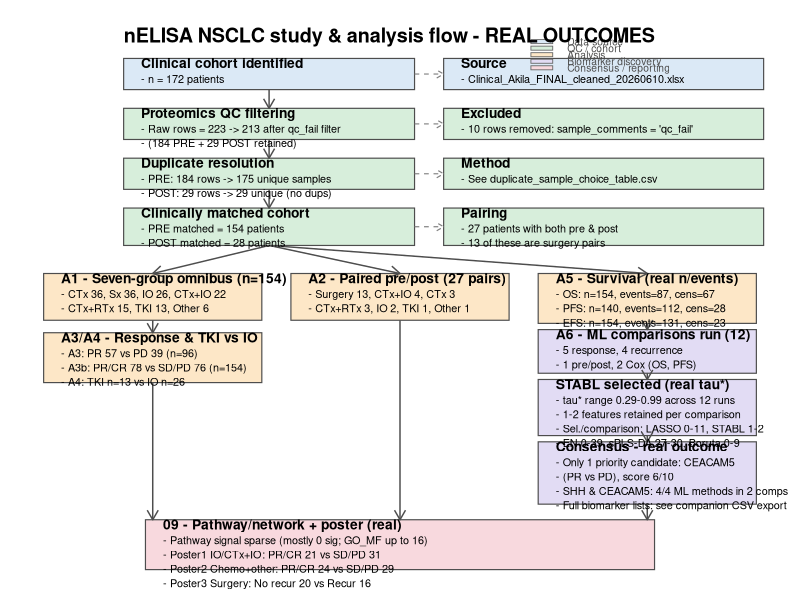

This chart was generated by the following R code:
library(ggplot2)
library(grid)

# ---- EDIT FOR YOUR MACHINE --------------------------------------------------
PROJECT_DIR <- "C:/Users/uqamudiy/OneDrive - The University of Queensland/Documents/Nomic_Lung_CA"
OUTPUT_PDF  <- file.path(PROJECT_DIR, "figures", "00_overview", "00_prisma_pipeline_flow_real.pdf")
# -----------------------------------------------------------------------------

dir.create(dirname(OUTPUT_PDF), recursive = TRUE, showWarnings = FALSE)

PAGE_W <- 100
PAGE_H <- 350
TITLE_H <- 6
PAD <- 2.4
LINE_H <- 4.3

FILL_PALETTE <- c(
  source    = "#dbe9f6",
  qc        = "#d7eedb",
  analysis  = "#fde7c7",
  biomarker = "#e2dcf4",
  consensus = "#f8d9de",
  report    = "#ececec"
)

make_box <- function(x, y_top, w, h, fill, title, detail = NULL) {
  rect <- data.frame(xmin = x, xmax = x + w, ymin = y_top - h, ymax = y_top, fill_group = fill)
  ttl  <- data.frame(x = x + PAD, y = y_top - TITLE_H / 2, label = title)
  det  <- NULL
  if (!is.null(detail)) {
    det <- data.frame(
      x = x + PAD, y = y_top - TITLE_H - PAD - LINE_H / 2,
      label = paste0(paste0("- ", detail), collapse = "\n")
    )
  }
  list(rect = rect, title = ttl, detail = det)
}

boxes <- list(
  # ---- trunk: identification / screening (real counts from cohort_summary.csv)
  A     = make_box(12, 330, 40, 20, "source", "Clinical cohort identified",
                    "n = 172 patients"),
  A_n   = make_box(56, 330, 44, 20, "source", "Source",
                    "Clinical_Akila_FINAL_cleaned_20260610.xlsx"),
  B     = make_box(12, 298, 40, 20, "qc", "Proteomics QC filtering",
                    c("Raw rows = 223 -> 213 after qc_fail filter",
                      "(184 PRE + 29 POST retained)")),
  B_n   = make_box(56, 298, 44, 20, "qc", "Excluded",
                    "10 rows removed: sample_comments = 'qc_fail'"),
  C     = make_box(12, 266, 40, 20, "qc", "Duplicate resolution",
                    c("PRE: 184 rows -> 175 unique samples",
                      "POST: 29 rows -> 29 unique (no dups)")),
  C_n   = make_box(56, 266, 44, 20, "qc", "Method",
                    "See duplicate_sample_choice_table.csv"),
  D     = make_box(12, 234, 40, 24, "qc", "Clinically matched cohort",
                    c("PRE matched = 154 patients",
                      "POST matched = 28 patients")),
  D_n   = make_box(56, 234, 44, 24, "qc", "Pairing",
                    c("27 patients with both pre & post",
                      "13 of these are surgery pairs")),

  # ---- left branch: cross-sectional contrasts (real n's) --------------------
  L1    = make_box(1, 192, 30, 30, "analysis", "A1 - Seven-group omnibus (n=154)",
                    c("CTx 36, Sx 36, IO 26, CTx+IO 22",
                      "CTx+RTx 15, TKI 13, Other 6")),
  L2    = make_box(1, 154, 30, 32, "analysis", "A3/A4 - Response & TKI vs IO",
                    c("A3: PR 57 vs PD 39 (n=96)",
                      "A3b: PR/CR 78 vs SD/PD 76 (n=154)",
                      "A4: TKI n=13 vs IO n=26")),

  # ---- middle branch: paired analysis (real pairs) --------------------------
  M1    = make_box(35, 192, 30, 30, "analysis", "A2 - Paired pre/post (27 pairs)",
                    c("Surgery 13, CTx+IO 4, CTx 3",
                      "CTx+RTx 3, IO 2, TKI 1, Other 1")),

  # ---- right branch: survival + biomarker discovery (real outcomes) ---------
  R1    = make_box(69, 192, 30, 32, "analysis", "A5 - Survival (real n/events)",
                    c("OS: n=154, events=87, cens=67",
                      "PFS: n=140, events=112, cens=28",
                      "EFS: n=154, events=131, cens=23")),
  R2    = make_box(69, 156, 30, 28, "biomarker", "A6 - ML comparisons run (12)",
                    c("5 response, 4 recurrence",
                      "1 pre/post, 2 Cox (OS, PFS)")),
  R3    = make_box(69, 124, 30, 36, "biomarker", "STABL selected (real tau*)",
                    c("tau* range 0.29-0.99 across 12 runs",
                      "1-2 features retained per comparison",
                      "Sel./comparison: LASSO 0-11, STABL 1-2",
                      "EN 0-39, sPLS-DA 27-30, Boruta 0-9")),
  R4    = make_box(69, 84, 30, 40, "biomarker", "Consensus - real outcome",
                    c("Only 1 priority candidate: CEACAM5",
                      "(PR vs PD), score 6/10",
                      "SHH & CEACAM5: 4/4 ML methods in 2 comps",
                      "Full biomarker lists: see companion CSV export")),

  # ---- convergence: real pathway + poster outcomes ---------------------------
  CONV  = make_box(15, 34, 70, 32, "consensus", "09 - Pathway/network + poster (real)",
                    c("Pathway signal sparse (mostly 0 sig; GO_MF up to 16)",
                      "Poster1 IO/CTx+IO: PR/CR 21 vs SD/PD 31",
                      "Poster2 Chemo+other: PR/CR 24 vs SD/PD 29",
                      "Poster3 Surgery: No recur 20 vs Recur 16"))
)

rect_df   <- do.call(rbind, lapply(boxes, `[[`, "rect"))
title_df  <- do.call(rbind, lapply(boxes, `[[`, "title"))
detail_df <- do.call(rbind, Filter(Negate(is.null), lapply(boxes, `[[`, "detail")))

arrows <- rbind(
  data.frame(x = 32, xend = 32, y = 310, yend = 298),           # A -> B
  data.frame(x = 32, xend = 32, y = 278, yend = 266),           # B -> C
  data.frame(x = 32, xend = 32, y = 246, yend = 234),           # C -> D
  data.frame(x = 32, xend = 16, y = 210, yend = 192),           # D -> L1
  data.frame(x = 32, xend = 50, y = 210, yend = 192),           # D -> M1
  data.frame(x = 32, xend = 84, y = 210, yend = 192),           # D -> R1
  data.frame(x = 16, xend = 16, y = 162, yend = 154),           # L1 -> L2
  data.frame(x = 84, xend = 84, y = 160, yend = 156),           # R1 -> R2
  data.frame(x = 84, xend = 84, y = 128, yend = 124),           # R2 -> R3
  data.frame(x = 84, xend = 84, y = 88,  yend = 84),            # R3 -> R4
  data.frame(x = 16, xend = 16, y = 122, yend = 34),            # L2 -> convergence
  data.frame(x = 50, xend = 50, y = 162, yend = 34),            # M1 -> convergence
  data.frame(x = 84, xend = 84, y = 44,  yend = 34)             # R4 -> convergence
)

connectors <- rbind(  # trunk box -> its side note
  data.frame(x = 52, xend = 56, y = 320, yend = 320),
  data.frame(x = 52, xend = 56, y = 288, yend = 288),
  data.frame(x = 52, xend = 56, y = 256, yend = 256),
  data.frame(x = 52, xend = 56, y = 222, yend = 222)
)

leg_labels <- c("Data source", "QC / cohort", "Analysis", "Biomarker discovery", "Consensus / reporting")
leg_fill   <- c("source", "qc", "analysis", "biomarker", "consensus")
leg_y      <- 345 - seq_along(leg_labels) * 4.2
leg_rect   <- data.frame(xmin = 68, xmax = 71, ymin = leg_y - 1.3, ymax = leg_y + 1.3, f = leg_fill)
leg_text   <- data.frame(x = 73, y = leg_y, label = leg_labels)

p <- ggplot() +
  geom_rect(data = rect_df, aes(xmin = xmin, xmax = xmax, ymin = ymin, ymax = ymax, fill = fill_group),
            color = "grey30", linewidth = 0.4) +
  geom_segment(data = arrows, aes(x = x, xend = xend, y = y, yend = yend),
               arrow = arrow(length = unit(0.11, "inches")), color = "grey30", linewidth = 0.5) +
  geom_segment(data = connectors, aes(x = x, xend = xend, y = y, yend = yend),
               arrow = arrow(length = unit(0.08, "inches")), color = "grey50", linewidth = 0.4, linetype = "dashed") +
  geom_text(data = title_df, aes(x = x, y = y, label = label),
            hjust = 0, vjust = 0.5, fontface = "bold", size = 3.5, family = "sans") +
  geom_text(data = detail_df, aes(x = x, y = y, label = label),
            hjust = 0, vjust = 1, size = 2.75, lineheight = 1.1, family = "sans") +
  geom_rect(data = leg_rect, aes(xmin = xmin, xmax = xmax, ymin = ymin, ymax = ymax, fill = f),
            color = "grey40", linewidth = 0.3) +
  geom_text(data = leg_text, aes(x = x, y = y, label = label), hjust = 0, size = 2.6, color = "grey30") +
  scale_fill_manual(values = FILL_PALETTE, guide = "none") +
  annotate("text", x = 12, y = 345, label = "nELISA NSCLC study & analysis flow - REAL OUTCOMES",
           hjust = 0, size = 5, fontface = "bold") +
  coord_cartesian(xlim = c(0, PAGE_W), ylim = c(0, PAGE_H), clip = "off") +
  theme_void()

cairo_pdf(OUTPUT_PDF, width = 12, height = 17)
print(p)
dev.off()

message("Real-outcome PRISMA flow diagram written to: ", OUTPUT_PDF)
